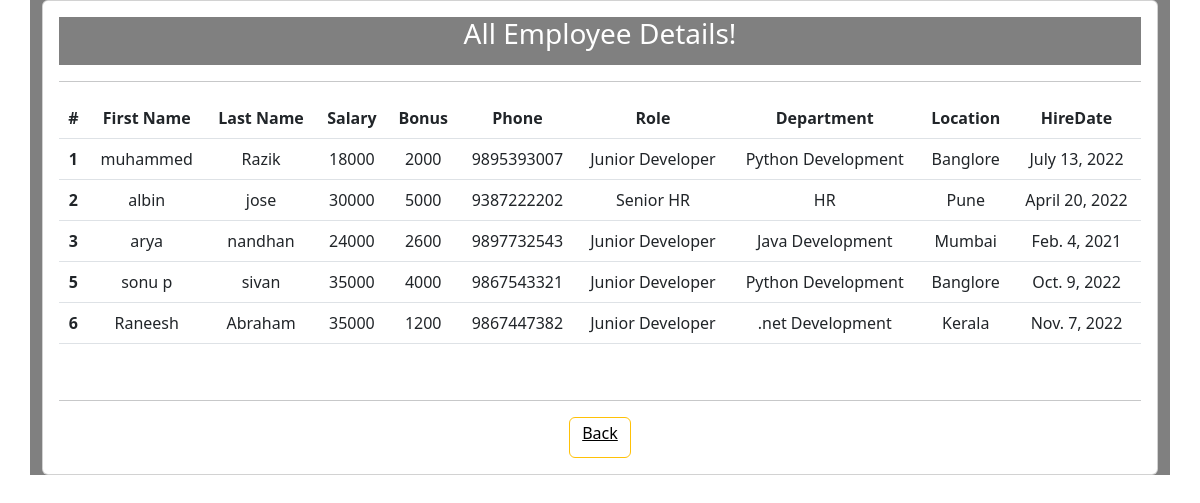
/all_emp.html, run on the app's committed database.
### emp_app/models.py (models this page shows, shortened)
class Employee(models.Model):
    first_name = models.CharField(max_length=100, null=False)
    last_name = models.CharField(max_length=100)
    dept = models.ForeignKey(Department, on_delete=models.CASCADE)
    salary = models.IntegerField(default=0)
    bonus = models.IntegerField(default=0)
    role = models.ForeignKey(Role, on_delete=models.CASCADE)
    phone = models.IntegerField(default=0)
    location = models.CharField(max_length=100)
    hire_date = models.DateField()
    def __str__(self):
        return "%s %s %s" %(self.first_name, self.last_name, self.phone)

class Role(models.Model):
    name = models.CharField(max_length=100, null=False)

class Department(models.Model):
    name = models.CharField(max_length=100, null=False)
    location = models.CharField(max_length=100)

### emp_app/views.py (the view)
# urls.py: path('all_emp.html', views.all_emp, name='all_employee'),
def all_emp(request):
    emps = Employee.objects.all()
    context = {
        'emps': emps
    }
    print(context)
    return render(request,'all_emp.html', context)

### emp_app/templates/all_emp.html (shortened to what this page needs)
<!DOCTYPE html>
<html lang="en">
<head>
    <link href="https://cdn.jsdelivr.net/npm/bootstrap@5.2.2/dist/css/bootstrap.min.css" rel="stylesheet">
</head>
    <body>
    <div class="container" style="background-color: grey;" >
        <div class="card text-center">
          <div class="card-body col-sm-12">
          <h3 style="background-color: grey; height:3rem; color:white">All Employee Details!</h3>
            <hr>
            <table class="table">
            <thead>
                <tr>
                  <th scope="col">#</th>
                  <th scope="col">First Name</th>
                  <th scope="col">Last Name</th>
                  <th scope="col">Salary</th>
                  <th scope="col">Bonus</th>
                  <th scope="col">Phone</th>
                  <th scope="col">Role</th>
                  <th scope="col">Department</th>
                  <th scope="col">Location</th>
                  <th scope="col">HireDate</th>
                </tr>
            </thead>
                {% for emp in emps %}
                <tbody>
                    <tr>
                      <th scope="row">{{emp.id}}</th>
                      <td>{{emp.first_name}}</td>
                      <td>{{emp.last_name}}</td>
                      <td>{{emp.salary}}</td>
                      <td>{{emp.bonus}}</td>
                      <td>{{emp.phone}}</td>
                      <td>{{emp.role.name}}</td>
                      <td>{{emp.dept.name}}</td>
                      <td>{{emp.dept.location}}</td>
                      <td>{{emp.hire_date}}</td>
                    </tr>
                </tbody>
                {% endfor %}
            </table><br><hr>
              <button type="button" class="btn btn-outline-warning">
                  <a href="index" style="color:black ;"><h6>Back</h6></a></button>
          </div>
        </div>
    </div>
    </body>
</html>

### data on the page
Employee: id "1", first_name "muhammed", last_name "Razik", salary "18000", bonus "2000", phone "9895393007", role.name "Junior Developer", dept.name "Python Development", dept.location "Banglore", hire_date "July 13, 2022"
Employee: id "2", first_name "albin", last_name "jose", salary "30000", bonus "5000", phone "9387222202", role.name "Senior HR", dept.name "HR", dept.location "Pune", hire_date "April 20, 2022"
Employee: id "3", first_name "arya", last_name "nandhan", salary "24000", bonus "2600", phone "9897732543", role.name "Junior Developer", dept.name "Java Development", dept.location "Mumbai", hire_date "Feb. 4, 2021"
Employee: id "5", first_name "sonu p", last_name "sivan", salary "35000", bonus "4000", phone "9867543321", role.name "Junior Developer", dept.name "Python Development", dept.location "Banglore", hire_date "Oct. 9, 2022"
Employee: id "6", first_name "Raneesh", last_name "Abraham", salary "35000", bonus "1200", phone "9867447382", role.name "Junior Developer", dept.name ".net Development", dept.location "Kerala", hire_date "Nov. 7, 2022"
